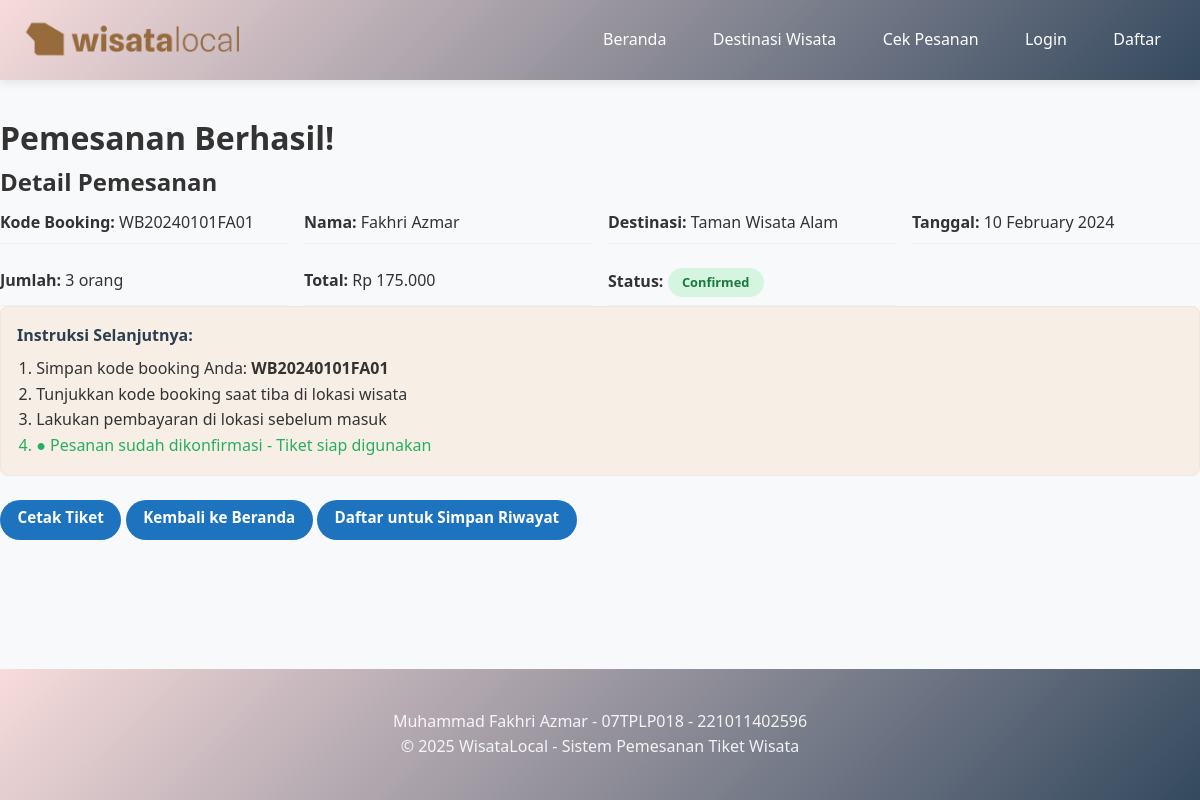
The page /konfirmasi.php?kode=WB20240101FA01 on the database its author committed.
### tables this page shows
CREATE TABLE `pemesanan` (
  `id` int(11) NOT NULL AUTO_INCREMENT,
  `kode_booking` varchar(20) NOT NULL,
  `user_id` int(11) DEFAULT NULL,
  `destinasi_id` int(11) NOT NULL,
  `nama_pemesan` varchar(100) NOT NULL,
  `email` varchar(100) NOT NULL,
  `no_telepon` varchar(15) NOT NULL,
  `tanggal_berkunjung` date NOT NULL,
  `jumlah_dewasa` int(11) NOT NULL,
  `jumlah_anak` int(11) NOT NULL,
  `total_harga` decimal(10,2) NOT NULL,
  `status` enum('pending','confirmed','cancelled') DEFAULT 'pending',
  `created_at` timestamp NOT NULL DEFAULT current_timestamp(),
  PRIMARY KEY (`id`),
  UNIQUE KEY `kode_booking` (`kode_booking`),
  KEY `user_id` (`user_id`),
  KEY `destinasi_id` (`destinasi_id`),
  CONSTRAINT `pemesanan_ibfk_1` FOREIGN KEY (`user_id`) REFERENCES `users` (`id`),
  CONSTRAINT `pemesanan_ibfk_2` FOREIGN KEY (`destinasi_id`) REFERENCES `destinasi` (`id`)
);

CREATE TABLE `destinasi` (
  `id` int(11) NOT NULL AUTO_INCREMENT,
  `nama_destinasi` varchar(100) NOT NULL,
  `deskripsi` text DEFAULT NULL,
  `harga_dewasa` decimal(10,2) NOT NULL,
  `harga_anak` decimal(10,2) NOT NULL,
  `kuota_harian` int(11) NOT NULL,
  `gambar` varchar(255) DEFAULT NULL,
  `created_at` timestamp NOT NULL DEFAULT current_timestamp(),
  `foto` varchar(255) DEFAULT NULL,
  PRIMARY KEY (`id`)
);

### config/config.php (called while the page is built, shortened)
<?php
function isLoggedIn() {
    return isset($_SESSION['user_id']);
}
function formatRupiah($number) {
    return 'Rp ' . number_format($number, 0, ',', '.');
}
?>

### konfirmasi.php (the view, shortened to what this page needs)
<?php
require_once 'config/config.php';
$kode = $_GET['kode'] ?? '';
$db = (new Database())->getConnection();
$stmt = $db->prepare("SELECT p.*, d.nama_destinasi FROM pemesanan p LEFT JOIN destinasi d ON p.destinasi_id = d.id WHERE p.kode_booking = ?");
$stmt->execute([$kode]);
$pemesanan = $stmt->fetch(PDO::FETCH_ASSOC);
?>
<?php include 'includes/header-public.php'; ?>
<div class="confirmation">
    <h1>Pemesanan Berhasil!</h1>
    <div class="booking-info">
        <h2>Detail Pemesanan</h2>
        <div class="info-grid">
            <div><strong>Kode Booking:</strong> <?php echo $pemesanan['kode_booking']; ?></div>
            <div><strong>Nama:</strong> <?php echo $pemesanan['nama_pemesan']; ?></div>
            <div><strong>Destinasi:</strong> <?php echo $pemesanan['nama_destinasi']; ?></div>
            <div><strong>Tanggal:</strong> <?php echo date('d F Y', strtotime($pemesanan['tanggal_berkunjung'])); ?></div>
            <div><strong>Jumlah:</strong> <?php echo $pemesanan['jumlah_dewasa'] + $pemesanan['jumlah_anak']; ?> orang</div>
            <div><strong>Total:</strong> <?php echo formatRupiah($pemesanan['total_harga']); ?></div>
            <div><strong>Status:</strong> <span class="status <?php echo $pemesanan['status']; ?>"><?php echo $pemesanan['status']; ?></span></div>
        </div>
    </div>
    <div class="instruction-box">
        <h4 class="instruction-title">Instruksi Selanjutnya:</h4>
        <ol class="instruction-list">
            <li>Simpan kode booking Anda: <strong><?php echo $pemesanan['kode_booking']; ?></strong></li>
            <li>Tunjukkan kode booking saat tiba di lokasi wisata</li>
            <li>Lakukan pembayaran di lokasi sebelum masuk</li>
            <?php if($pemesanan['status'] == 'pending'): ?>
                <li class="status-note pending">● Menunggu konfirmasi admin - Anda bisa batalkan pesanan di dashboard</li>
            <?php elseif($pemesanan['status'] == 'confirmed'): ?>
                <li class="status-note confirmed">● Pesanan sudah dikonfirmasi - Tiket siap digunakan</li>
            <?php elseif($pemesanan['status'] == 'cancelled'): ?>
                <li class="status-note cancelled">● Pesanan telah dibatalkan - Tiket tidak dapat digunakan</li>
            <?php endif; ?>
        </ol>
    </div>
    <div class="actions">
        <?php if($pemesanan['status'] != 'cancelled'): ?>
            <a href="cetak_tiket.php?kode=<?php echo $pemesanan['kode_booking']; ?>" class="btn" target="_blank">Cetak Tiket</a>
        <?php endif; ?>
        <a href="index.php" class="btn">Kembali ke Beranda</a>
        <?php if(!isLoggedIn()): ?>
            <a href="user/register.php" class="btn">Daftar untuk Simpan Riwayat</a>
        <?php else: ?>
            <a href="user/index.php" class="btn">Lihat Dashboard</a>
        <?php endif; ?>
    </div>
</div>
<?php include 'includes/footer.php'; ?>

### css/style.css (style rules this page uses)
* { margin: 0; padding: 0; box-sizing: border-box; }
html { scroll-behavior: smooth; }
body { font-family: 'Segoe UI', Tahoma, Geneva, Verdana, sans-serif; line-height: 1.6; color: #333; background-color: #f8f9fa; min-height: 100vh; display: flex; flex-direction: column; }
:root { --brown: #976a3c; --brown-dark: #34495e; --brown-soft: #f7efe6; --primary: #1e73be; --muted: #6c757d; }
.btn { display: inline-block; padding: 0.65rem 1.1rem; background: var(--primary); color: #fff; text-decoration: none; border-radius: 999px; border: none; cursor: pointer; font-size: 0.95rem; font-weight: 600; transition: transform 0.18s ease, box-shadow 0.18s ease, filter 0.12s ease; text-align: center; min-height: 40px; line-height: 1; }
.status { padding: 0.4rem 1rem; border-radius: 20px; font-size: 0.8rem; font-weight: bold; text-transform: uppercase; display: inline-block; }
.status.confirmed { background: #d4edda; color: #155724; }
.info-grid { grid-template-columns: repeat(auto-fit, minmax(220px, 1fr)); gap: 1rem; }
.status { padding: 0.25rem 0.9rem; border-radius: 999px; font-weight: 700; text-transform: capitalize; }
.status.confirmed { background: #d6f5e0; color: #1a7a3d; }
.info-grid { display: grid; grid-template-columns: repeat(auto-fit, minmax(250px, 1fr)); gap: 1rem; }
.info-grid div { padding: 0.5rem 0; border-bottom: 1px solid #f1f1f1; }
.instruction-box { background: #f7efe6; padding: 1rem; border-radius: 8px; margin-bottom: 1.5rem; text-align:left; border:1px solid rgba(151,106,60,0.06); }
.instruction-title { color: #2c3e50; margin-bottom: 0.5rem; }
.instruction-list { padding-left: 1.2rem; margin: 0; }
.status-note.confirmed { color: #27ae60; }

### rows shown on the page
pemesanan: kode_booking "WB20240101FA01", nama_pemesan "Fakhri Azmar", destinasi.nama_destinasi "Taman Wisata Alam", tanggal_berkunjung "10 February 2024", $pemesanan['jumlah_dewasa'] + $pemesanan['jumlah_anak'] "3", total_harga "Rp 175.000", status "Confirmed"
